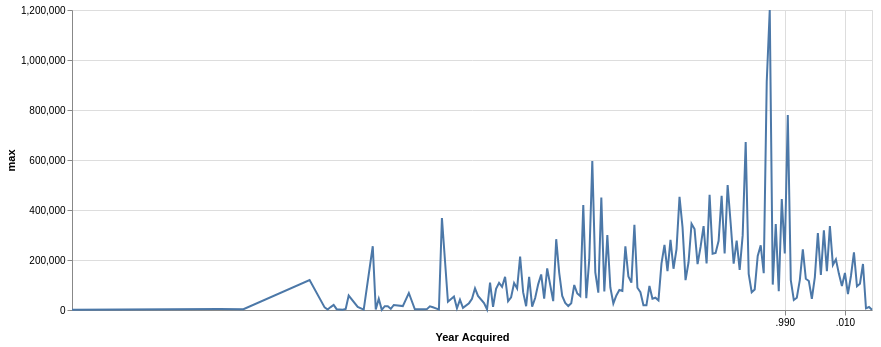

Notebook source saved alongside this figure:
### Code cell
lines = alt.Chart(stats.reset_index()).mark_line().encode(
    alt.X('Year Acquired:T'), # technically should be T for reformatted into temporal
    alt.Y('max:Q')
).properties(
    width=800
)
lines

### Figure 1 — Vega-Lite specification as saved in the notebook (floating-point values rounded to 4 significant figures; data arrays with more than 128 entries replaced by an {"elided": "..."} marker saying what was removed)
{"config": {"view": {"continuousWidth": 300, "continuousHeight": 300}}, "data": {"name": "data-3571398001ca33dcc4388f1397aa3da7"}, "mark": {"type": "line"}, "encoding": {"x": {"field": "Year Acquired", "type": "temporal"}, "y": {"field": "max", "type": "quantitative"}}, "width": 800, "$schema": "https://vega.github.io/schema/vega-lite/v5.20.1.json", "datasets": {"data-3571398001ca33dcc4388f1397aa3da7": {"elided": "171 records"}}}
